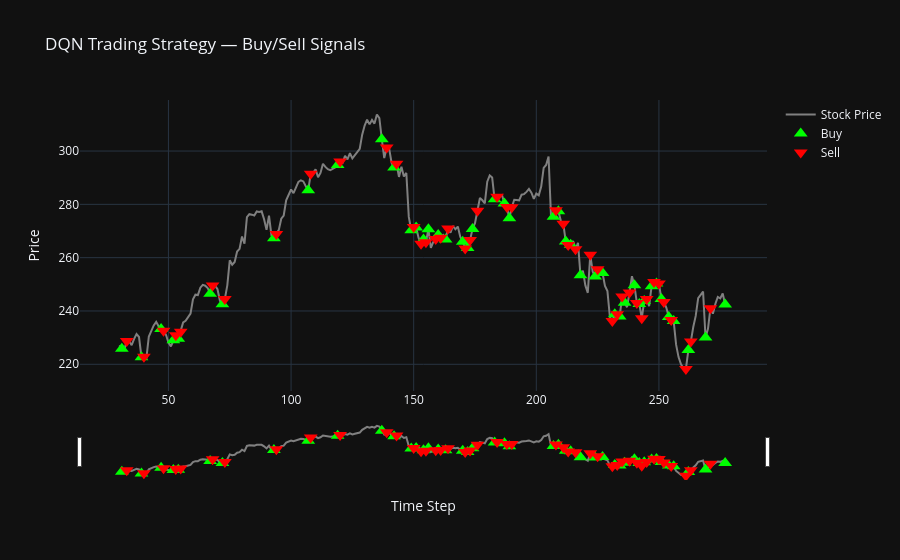

The cell this chart's notebook holds for it:
### Code cell
import plotly.graph_objects as go

dqn_model = trained_agents['DQN']

# frame_bound[0] must be >= window_size (30) to avoid a negative slice index
env_evaluate = gym.make(env_name, frame_bound=(50, 300))
obs, info = env_evaluate.reset(seed=42)
done = False

tick_history = []
price_history = []
action_history = []

while not done:
    action, _ = dqn_model.predict(obs)

    tick = env_evaluate.unwrapped._current_tick
    price = env_evaluate.unwrapped.prices[tick]

    obs, reward, terminated, truncated, info = env_evaluate.step(action)
    done = terminated or truncated

    tick_history.append(tick)
    price_history.append(price)
    action_history.append(int(action))


fig = go.Figure()

fig.add_trace(go.Scatter(
    x=tick_history,
    y=price_history,
    mode='lines',
    name='Stock Price',
    line=dict(color='gray')
))

buy_ticks, buy_prices = [], []
sell_ticks, sell_prices = [], []

prev_action = action_history[0]

for i in range(1, len(action_history)):
    if action_history[i] == 1 and prev_action == 0:
        buy_ticks.append(tick_history[i])
        buy_prices.append(price_history[i])
    elif action_history[i] == 0 and prev_action == 1:
        sell_ticks.append(tick_history[i])
        sell_prices.append(price_history[i])
    prev_action = action_history[i]

fig.add_trace(go.Scatter(
    x=buy_ticks,
    y=buy_prices,
    mode='markers',
    name='Buy',
    marker=dict(color='lime', size=12, symbol='triangle-up')
))

fig.add_trace(go.Scatter(
    x=sell_ticks,
    y=sell_prices,
    mode='markers',
    name='Sell',
    marker=dict(color='red', size=12, symbol='triangle-down')
))

fig.update_layout(
    title='DQN Trading Strategy — Buy/Sell Signals',
    xaxis_title='Time Step',
    yaxis_title='Price',
    xaxis=dict(rangeslider=dict(visible=True)),
    template='plotly_dark'
)

fig.show()

### Figure 1 — Plotly figure (JSON) as saved in the notebook; plotly's stock layout.template omitted (floating-point values rounded to 4 significant figures; data arrays with more than 128 entries replaced by an {"elided": "..."} marker saying what was removed)
{"data": [{"line": {"color": "gray"}, "mode": "lines", "name": "Stock Price", "type": "scatter", "x": {"elided": "249 int values"}, "y": {"elided": "249 float values"}}, {"marker": {"color": "lime", "size": 12, "symbol": "triangle-up"}, "mode": "markers", "name": "Buy", "type": "scatter", "x": [31, 39, 47, 52, 54, 67, 72, 93, 107, 119, 137, 142, 149, 151, 154, 156, 160, 163, 170, 172, 174, 183, 187, 189, 207, 209, 212, 214, 218, 224, 227, 232, 234, 236, 240, 242, 244, 247, 249, 251, 254, 256, 262, 269, 277], "y": [225.8, 222.7, 233.3, 229.0, 229.5, 246.5, 242.5, 267.3, 285.3, 294.8, 304.4, 293.8, 270.3, 271.3, 266.8, 270.7, 268.5, 266.8, 266.0, 263.7, 270.8, 281.9, 280.3, 274.8, 275.3, 277.4, 266.1, 264.9, 253.4, 252.9, 254.2, 238.8, 238.0, 243.1, 249.6, 242.6, 243.7, 249.2, 250.3, 244.5, 237.8, 236.3, 225.3, 230.0, 242.4]}, {"marker": {"color": "red", "size": 12, "symbol": "triangle-down"}, "mode": "markers", "name": "Sell", "type": "scatter", "x": [33, 40, 48, 53, 55, 68, 73, 94, 108, 120, 139, 143, 150, 153, 155, 159, 161, 164, 171, 173, 176, 184, 188, 190, 208, 211, 213, 216, 222, 225, 231, 233, 235, 238, 241, 243, 245, 248, 250, 252, 255, 261, 263, 271], "y": [228.8, 222.9, 232.6, 230.9, 232.2, 249.5, 244.5, 268.9, 291.5, 296.0, 301.3, 295.2, 271.5, 265.2, 265.8, 267.0, 267.5, 270.9, 263.5, 266.6, 277.6, 282.9, 279.0, 278.9, 277.8, 272.8, 264.8, 263.1, 261.1, 255.7, 236.3, 238.8, 245.5, 246.9, 243.0, 237.2, 244.5, 250.9, 250.3, 243.4, 236.6, 218.3, 228.5, 241.0]}], "layout": {"title": {"text": "DQN Trading Strategy — Buy/Sell Signals"}, "xaxis": {"rangeslider": {"visible": true}, "title": {"text": "Time Step"}}, "yaxis": {"title": {"text": "Price"}}}}
